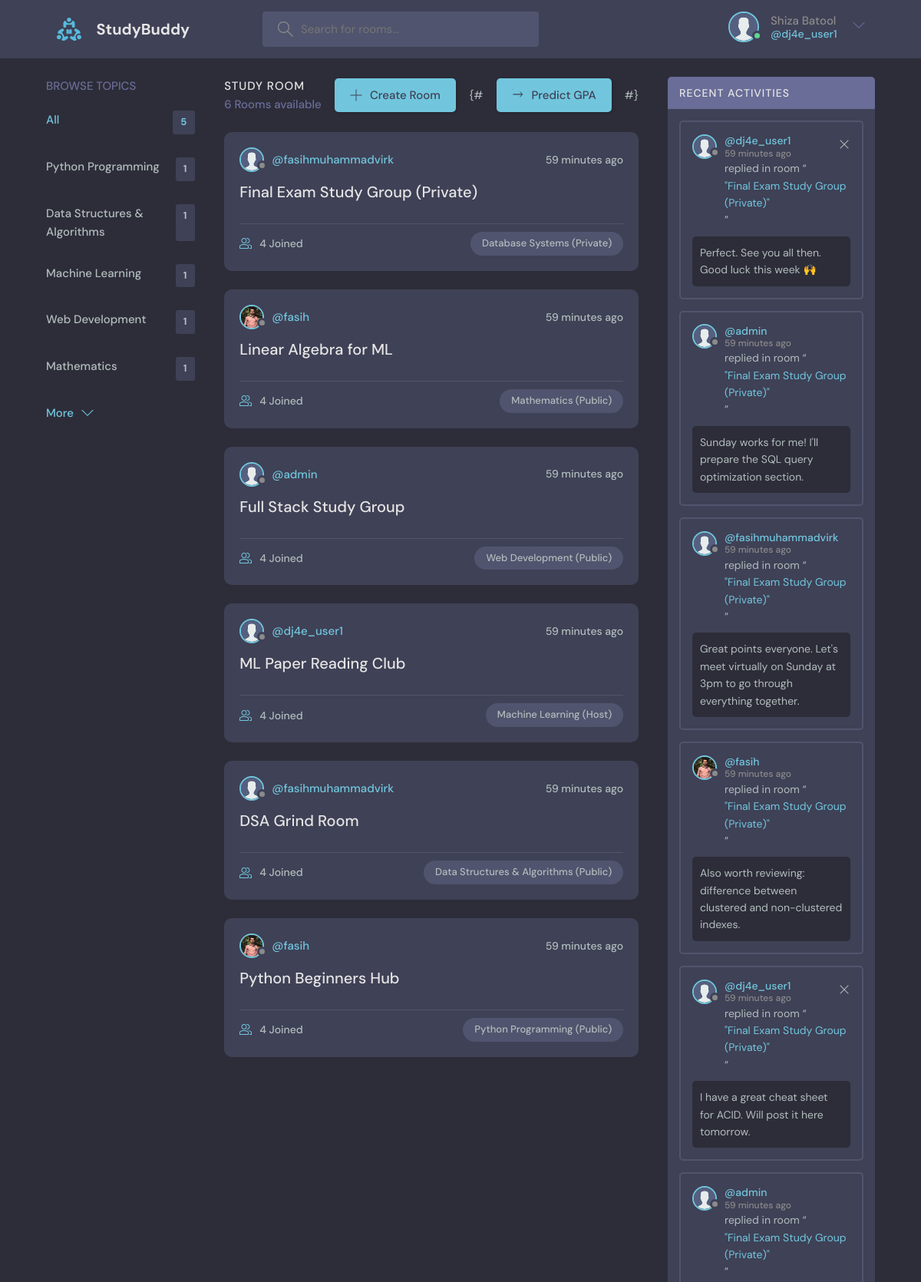
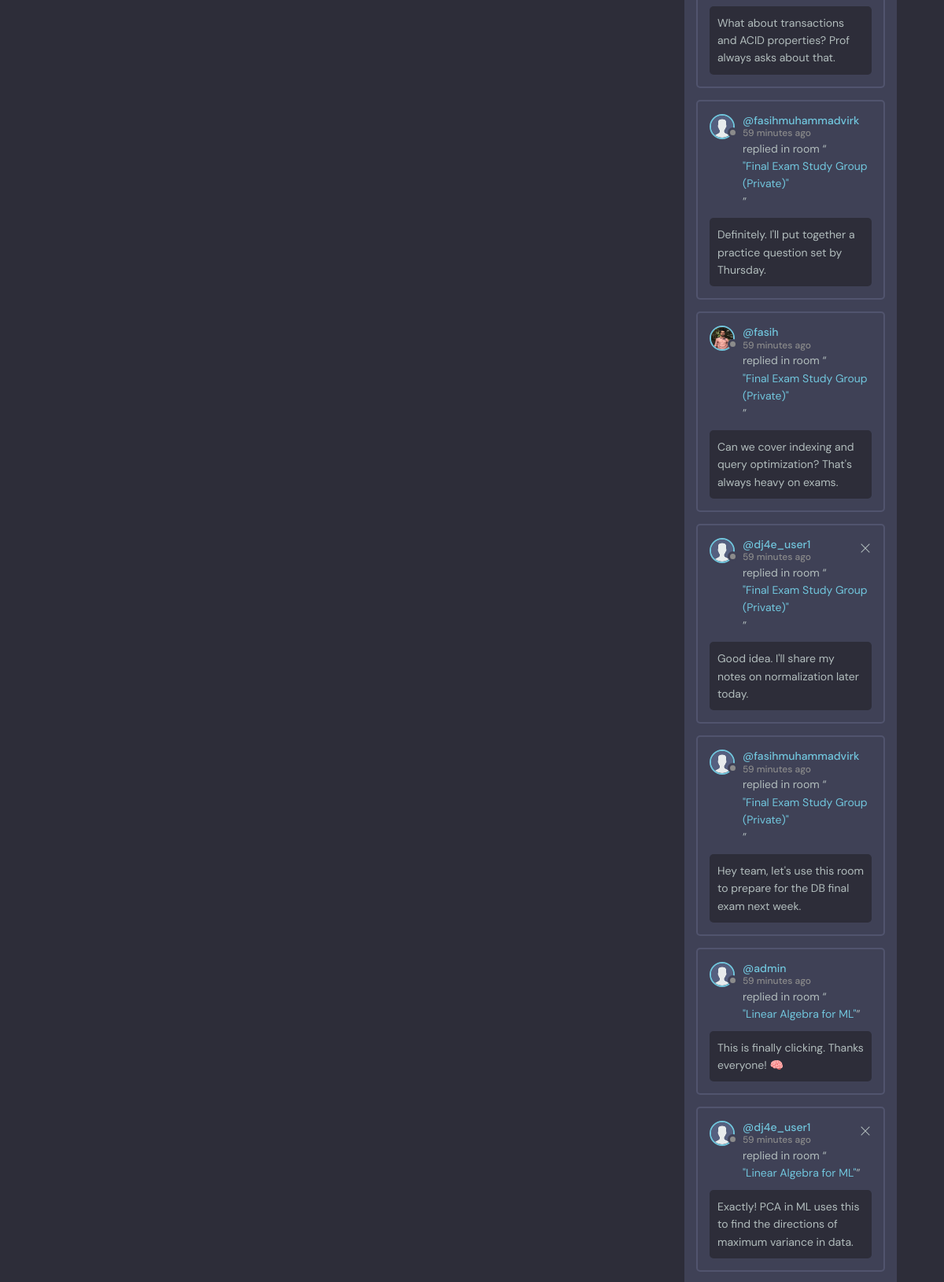
Page / (signed in, upper part) on the committed database (2 pictures, top to bottom).
### mainapp/models.py (models this page shows, shortened)
class User(AbstractUser):
    name = models.CharField(max_length=200, null=True)
    email = models.EmailField(unique=True)
    bio = models.TextField(null=True)
    avatar = models.ImageField(null=True, default="avatar.svg")
    USERNAME_FIELD = 'email'
    REQUIRED_FIELDS = []

class Topic(models.Model):
    name = models.CharField(max_length=200)

class Room(models.Model):
    host = models.ForeignKey(User, on_delete=models.SET_NULL, null=True)
    topic = models.ForeignKey(Topic, on_delete=models.SET_NULL, null=True)
    name = models.CharField(max_length=200)
    description = models.TextField(null=True, blank=True)
    participants = models.ManyToManyField(
        User, related_name='participants', blank=True)
    updated = models.DateTimeField(auto_now=True)
    created = models.DateTimeField(auto_now_add=True)
    request_to_join = models.ManyToManyField(
        User, related_name='requested_rooms', blank=True)
    is_private = models.BooleanField(default=False)
    class Meta:
        ordering = ['-updated', '-created']
    def __str__(self):
        return self.name

class Message(models.Model):
    user = models.ForeignKey(User, on_delete=models.CASCADE)
    room = models.ForeignKey(Room, on_delete=models.CASCADE)
    body = models.TextField(null=True)
    bodyimage = models.FileField(null=True)
    updated = models.DateTimeField(auto_now=True)
    created = models.DateTimeField(auto_now_add=True)
    class Meta:
        ordering = ['-updated', '-created']

### mainapp/views.py (the view)
# urls.py: path('', views.home, name="home"),
@login_required(login_url='login')
def home(request):
    q = request.GET.get('q') if request.GET.get('q') is not None else ''
    rooms = Room.objects.filter(
        Q(topic__name__icontains=q) |
        Q(name__icontains=q) |
        Q(description__icontains=q))
    topics = Topic.objects.all()[0:5]
    room_count = rooms.count()
    room_messages = Message.objects.filter(Q(room__topic__name__icontains=q))
    context = {'rooms': rooms,
               'topics': topics,
               'room_count': room_count,
               'room_messages': room_messages,
               }
    return render(request, 'mainapp/home.html', context)

### mainapp/templates/mainapp/home.html (shortened to what this page needs)
{% extends 'main.html' %} {%block content%}
<main class="layout layout--3">
	<div class="container">
		{% include 'mainapp/topics_component.html' %}
		<div class="roomList">
			<div class="roomList__header">
				<div>
					<h2>Study Room</h2>
					<p>{{room_count}} Rooms available</p>
				</div>
				<a class="btn btn--main" href="{% url 'create-room' %}">
					<svg
						version="1.1"
						xmlns="http://www.w3.org/2000/svg"
						width="32"
						height="32"
						viewBox="0 0 32 32"
					>
						<title>add</title>
						<path
							d="M16.943 0.943h-1.885v14.115h-14.115v1.885h14.115v14.115h1.885v-14.115h14.115v-1.885h-14.115v-14.115z"
						></path>
					</svg>
					Create Room
				</a>
			{# <a class="btn btn--main" href="{% url 'predict_sgpa_cgpa' %}">
				<svg
					version="1.1"
					xmlns="http://www.w3.org/2000/svg"
					width="32"
					height="32"
					viewBox="0 0 32 32"
				>
					<title></title>
					<path
						d="M1.057 0.943h1.885v14.115h22.26l-4.646 4.646 1.06 1.06 6.352-6.352c0.391-0.391 0.391-1.023 0-1.414l-6.352-6.352-1.06 1.06 4.646 4.646h-22.26v-14.115z"
					></path>
				</svg>
				Predict GPA
			</a> #}
			</div>
			{% include 'mainapp/feed_component.html' %}
		</div>
		{% include 'mainapp/activity_component.html' %}
	</div>
</main>
{%endblock%}

### templates/navbar.html (shortened to what this page needs)
{% load static %}
{% if request.user.is_authenticated %}
<header class="header header--loggedIn">
	<div class="container">
		<a href="{% url 'home' %}" class="header__logo">
			<img src="{% static 'images/logo.svg' %}" />
			<h1>StudyBuddy</h1>
		</a>
		<form class="header__search" method="GET" action="{% url 'home' %}">
			<label>
				<input name="q" placeholder="Search for rooms..." />
			</label>
		</form>
		<nav class="header__menu">
			<div class="header__user">
				<a href="{% url 'user-profile' user.id %}">
					<div class="avatar avatar--medium active">
						<img src="{{request.user.avatar.url}}" />
					</div>
					<p>
						{{request.user.name}} <span>@{{request.user.username}}</span>
					</p>
				</a>
				<button class="dropdown-button">
					<svg
						version="1.1"
						xmlns="http://www.w3.org/2000/svg"
						width="32"
						height="32"
						viewBox="0 0 32 32"
					>
						<title>chevron-down</title>
						<path d="M16 21l-13-13h-3l16 16 16-16h-3l-13 13z"></path>
					</svg>
				</button>
			</div>
			{% endif %}
		</nav>
	</div>
</header>

### mainapp/templates/mainapp/topics_component.html
<div class="topics">
    <div class="topics__header">
        <h2>Browse Topics</h2>
    </div>
    <ul class="topics__list">
        <li>
            <a href="{% url 'home'%}" class="active">All <span>{{topics.count}}</span></a>
        </li>
        {%for topic in topics%}
        <li>
            <a href="{% url 'home' %}?q={{topic.name|urlencode}}">{{topic.name}} <span>{{topic.room_set.all.count}}</span></a>
        </li>
        {%endfor%}
    </ul>
    <a class="btn btn--link" href="{% url 'topics' %}">
        More
        <svg
            version="1.1"
            xmlns="http://www.w3.org/2000/svg"
            width="32"
            height="32"
            viewBox="0 0 32 32"
        >
            <title>chevron-down</title>
            <path d="M16 21l-13-13h-3l16 16 16-16h-3l-13 13z"></path>
        </svg>
    </a>
</div>

### mainapp/templates/mainapp/feed_component.html (shortened to what this page needs)
 {% for room in rooms %}
<div class="roomListRoom">
	<div class="roomListRoom__header">
		<a href="{% url 'user-profile' room.host.id%}" class="roomListRoom__author">
			<div class="avatar avatar--small">
				<img src="{{room.host.avatar.url}}" />
			</div>
			<span>@{{room.host.username}}</span>
		</a>
		<div class="roomListRoom__actions">
			<span>{{room.created|timesince}} ago</span>
		</div>
	</div>
	<div class="roomListRoom__content">
		<a href="{% url 'room' room.id%}">{{room.name}}</a>
	</div>
	<div class="roomListRoom__meta">
		<a href="{% url 'room' room.id%}" class="roomListRoom__joined">
			{{room.participants.all.count}} Joined
		</a>
		{% if request.user == room.host %}
		<p class="roomListRoom__topic">{{room.topic.name}} (Host)</p>
		{% else %}
			{% if room.is_private %}
			<p class="roomListRoom__topic">{{room.topic.name}} (Private)</p>
			{% else %}
			<p class="roomListRoom__topic">{{room.topic.name}} (Public)</p>
			{% endif %}
		{% endif %}
	</div>
</div>
{%endfor%}

### mainapp/templates/mainapp/activity_component.html (shortened to what this page needs)
	<div class="activities" style="margin-bottom: 3rem;">
		<div class="activities__header">
			<h2>Recent Activities</h2>
		</div>
	{% for message in room_messages%}
	{% if message %}
	<div class="activities__box">
		<div class="activities__boxHeader roomListRoom__header">
			<a
				href="{% url 'user-profile' message.user.id %}"
				class="roomListRoom__author"
			>
				<div class="avatar avatar--small">
					<img src="{{message.user.avatar.url}}" />
				</div>
				<p>
					@{{message.user.username}}
					<span>{{message.created|timesince}} ago</span>
				</p>
			</a>
			{% if request.user == message.user %}
			<div class="roomListRoom__actions">
				<a href="{% url 'delete-message' message.id %}">
					<svg
						version="1.1"
						xmlns="http://www.w3.org/2000/svg"
						width="32"
						height="32"
						viewBox="0 0 32 32"
					>
						<title>remove</title>
						<path
							d="M27.314 6.019l-1.333-1.333-9.98 9.981-9.981-9.981-1.333 1.333 9.981 9.981-9.981 9.98 1.333 1.333 9.981-9.98 9.98 9.98 1.333-1.333-9.98-9.98 9.98-9.981z"
						></path>
					</svg>
				</a>
			</div>
			{% endif %}
		</div>
		<div class="activities__boxContent">
			<p>
				replied in room “<a href="{% url 'room' message.room.id %}"
					>"{{message.room}}"</a
				>”
			</p>
			{%if message.bodyimage.url != null %}
			<div class="activities__boxRoomContent">shared: {{message.bodyimage.name | truncatechars:18}}</div>
			{%else%}
			<div class="activities__boxRoomContent">{{message.body}}</div>
			{%endif%}
		</div>
	</div>
	{%endif%}
	{%endfor%}
</div>

### rows in the picture
User: user.avatar (placeholder picture), user.name "Shiza Batool", user.username "dj4e_user1"
Topic: name "Python Programming", room_set.all.count "1"
Topic: name "Data Structures & Algorithms", room_set.all.count "1"
Topic: name "Machine Learning", room_set.all.count "1"
Topic: name "Web Development", room_set.all.count "1"
Topic: name "Mathematics", room_set.all.count "1"
Room: host.avatar (placeholder picture), host.username "fasihmuhammadvirk", created "59 minutes", name "Final Exam Study Group (Private)", participants.all.count "4", topic.name "Database Systems"
Room: host.avatar (picture), host.username "fasih", created "59 minutes", name "Linear Algebra for ML", participants.all.count "4", topic.name "Mathematics"
Room: host.avatar (placeholder picture), host.username "admin", created "59 minutes", name "Full Stack Study Group", participants.all.count "4", topic.name "Web Development"
Room: host.avatar (placeholder picture), host.username "dj4e_user1", created "59 minutes", name "ML Paper Reading Club", participants.all.count "4", topic.name "Machine Learning"
Room: host.avatar (placeholder picture), host.username "fasihmuhammadvirk", created "59 minutes", name "DSA Grind Room", participants.all.count "4", topic.name "Data Structures & Algorithms"
Room: host.avatar (picture), host.username "fasih", created "59 minutes", name "Python Beginners Hub", participants.all.count "4", topic.name "Python Programming"
Message: user.avatar (placeholder picture), user.username "dj4e_user1", created "59 minutes", room "Final Exam Study Group (Private)", body "Perfect. See you all then. Good luck this week 🙌"
Message: user.avatar (placeholder picture), user.username "admin", created "59 minutes", room "Final Exam Study Group (Private)", body "Sunday works for me! I'll prepare the SQL query optimization section."
Message: user.avatar (placeholder picture), user.username "fasihmuhammadvirk", created "59 minutes", room "Final Exam Study Group (Private)", body "Great points everyone. Let's meet virtually on Sunday at 3pm to go through everything together."
Message: user.avatar (picture), user.username "fasih", created "59 minutes", room "Final Exam Study Group (Private)", body "Also worth reviewing: difference between clustered and non-clustered indexes."
Message: user.avatar (placeholder picture), user.username "dj4e_user1", created "59 minutes", room "Final Exam Study Group (Private)", body "I have a great cheat sheet for ACID. Will post it here tomorrow."
Message: user.avatar (placeholder picture), user.username "admin", created "59 minutes", room "Final Exam Study Group (Private)", body "What about transactions and ACID properties? Prof always asks about that."
Message: user.avatar (placeholder picture), user.username "fasihmuhammadvirk", created "59 minutes", room "Final Exam Study Group (Private)", body "Definitely. I'll put together a practice question set by Thursday."
Message: user.avatar (picture), user.username "fasih", created "59 minutes", room "Final Exam Study Group (Private)", body "Can we cover indexing and query optimization? That's always heavy on exams."
Message: user.avatar (placeholder picture), user.username "dj4e_user1", created "59 minutes", room "Final Exam Study Group (Private)", body "Good idea. I'll share my notes on normalization later today."
Message: user.avatar (placeholder picture), user.username "fasihmuhammadvirk", created "59 minutes", room "Final Exam Study Group (Private)", body "Hey team, let's use this room to prepare for the DB final exam next week."
Message: user.avatar (placeholder picture), user.username "admin", created "59 minutes", room "Linear Algebra for ML", body "This is finally clicking. Thanks everyone! 🧠"
Message: user.avatar (placeholder picture), user.username "dj4e_user1", created "59 minutes", room "Linear Algebra for ML", body "Exactly! PCA in ML uses this to find the directions of maximum variance in data."

### other values in the picture
{{ topics.count }} "5"
{{ room_count }} "6"
